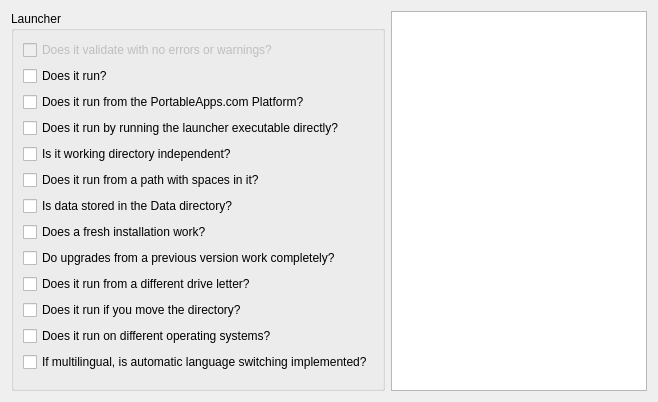
      <widget class="QWidget" name="page_test">
       <layout class="QHBoxLayout" name="horizontalLayout">
        <item>
         <widget class="QGroupBox" name="test_launcher_groupbox">
          <property name="title">
           <string>Launcher</string>
          </property>
          <layout class="QVBoxLayout" name="verticalLayout_2">
           <item>
            <widget class="QCheckBox" name="test_validates">
             <property name="enabled">
              <bool>false</bool>
             </property>
             <property name="text">
              <string>Does it validate with no errors or warnings?</string>
             </property>
            </widget>
           </item>
           <item>
            <widget class="QCheckBox" name="test_runs">
             <property name="text">
              <string>Does it run?</string>
             </property>
             <property name="tristate">
              <bool>true</bool>
             </property>
            </widget>
           </item>
           <item>
            <widget class="QCheckBox" name="test_run_platform">
             <property name="text">
              <string>Does it run from the PortableApps.com Platform?</string>
             </property>
             <property name="tristate">
              <bool>true</bool>
             </property>
            </widget>
           </item>
           <item>
            <widget class="QCheckBox" name="test_run_direct">
             <property name="text">
              <string>Does it run by running the launcher executable directly?</string>
             </property>
             <property name="tristate">
              <bool>true</bool>
             </property>
            </widget>
           </item>
           <item>
            <widget class="QCheckBox" name="test_workingdirectory">
             <property name="text">
              <string>Is it working directory independent?</string>
             </property>
             <property name="tristate">
              <bool>true</bool>
             </property>
            </widget>
           </item>
           <item>
            <widget class="QCheckBox" name="test_path_spaces">
             <property name="text">
              <string>Does it run from a path with spaces in it?</string>
             </property>
             <property name="tristate">
              <bool>true</bool>
             </property>
            </widget>
           </item>
           <item>
            <widget class="QCheckBox" name="test_data">
             <property name="text">
              <string>Is data stored in the Data directory?</string>
             </property>
             <property name="tristate">
              <bool>true</bool>
             </property>
            </widget>
           </item>
           <item>
            <widget class="QCheckBox" name="test_fresh_installation">
             <property name="text">
              <string>Does a fresh installation work?</string>
             </property>
             <property name="tristate">
              <bool>true</bool>
             </property>
            </widget>
           </item>
           <item>
            <widget class="QCheckBox" name="test_upgrades">
             <property name="text">
              <string>Do upgrades from a previous version work completely?</string>
             </property>
             <property name="tristate">
              <bool>true</bool>
             </property>
            </widget>
           </item>
           <item>
            <widget class="QCheckBox" name="test_drive_switches">
             <property name="text">
              <string>Does it run from a different drive letter?</string>
             </property>
             <property name="tristate">
              <bool>true</bool>
             </property>
            </widget>
           </item>
           <item>
            <widget class="QCheckBox" name="test_move_directory">
             <property name="text">
              <string>Does it run if you move the directory?</string>
             </property>
             <property name="tristate">
              <bool>true</bool>
             </property>
            </widget>
           </item>
           <item>
            <widget class="QCheckBox" name="test_os">
             <property name="text">
              <string>Does it run on different operating systems?</string>
             </property>
             <property name="tristate">
              <bool>true</bool>
             </property>
            </widget>
           </item>
           <item>
            <widget class="QCheckBox" name="test_multilingual">
             <property name="text">
              <string>If multilingual, is automatic language switching implemented?</string>
             </property>
             <property name="tristate">
              <bool>true</bool>
             </property>
            </widget>
           </item>
           <item>
            <spacer name="spacer_17">
             <property name="orientation">
              <enum>Qt::Vertical</enum>
             </property>
            </spacer>
           </item>
          </layout>
         </widget>
        </item>
        <item>
         <widget class="QTextBrowser" name="test_help">
          <property name="source">
           <url>
            <string>qrc:/checklist.html</string>
           </url>
          </property>
          <property name="openExternalLinks">
           <bool>true</bool>
          </property>
         </widget>
        </item>
       </layout>
      </widget>
